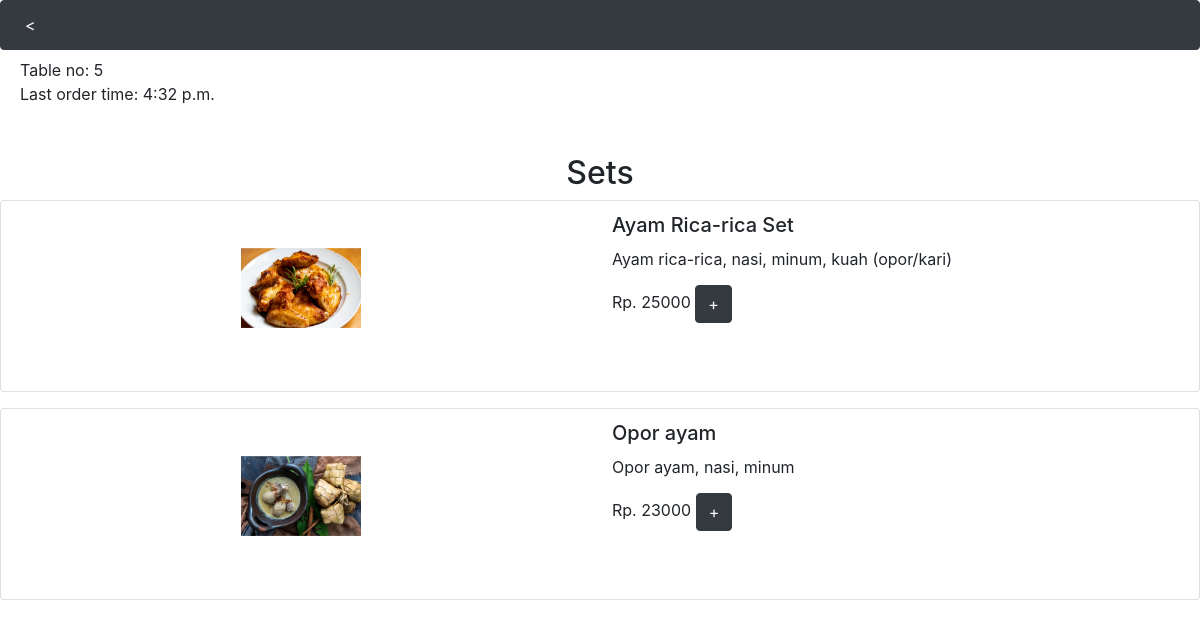
Screenshot of /order/1 (signed in) with the database file from the repository.
### resto/models.py (models this page shows, shortened)
class User(AbstractUser):
    expiry = models.TimeField()
    table_no = models.IntegerField(blank=True, default=1, choices=((i,i) for i in range(1, 11)))

class Category(models.Model):
    title = models.CharField(max_length=200)
    pic = models.ImageField(null=True, blank=True, upload_to="images/")
    def __str__(self):
        return f"{self.title}"

class Item(models.Model):
    title = models.CharField(max_length=200)
    pic = models.ImageField(null=True, blank=True, upload_to="images/")
    description = models.TextField(blank=True)
    price = models.IntegerField(default=0)
    category = models.ForeignKey("Category", on_delete=models.CASCADE, related_name="options", default=1)

### resto/views.py (the view)
# urls.py: path("order/<int:cat_id>", views.extend, name="extend"),
@login_required
def extend(request, cat_id):
    nowtime = time()
    expiry = request.user.expiry
    if nowtime > expiry:
        return render(request, "expired.html")
    return render(request, "menu_ext.html", {
        "title": Category.objects.get(id=cat_id),
        "items": Item.objects.all().filter(category=cat_id),
        "time": request.user.expiry,
        "no": request.user.table_no,
    })

### resto/views.py (called while the page is built)
def time():
    kuala_lumpur = pytz.timezone('Asia/Kuala_Lumpur')
    now = datetime.now()
    now_in_kuala_lumpur = now.astimezone(kuala_lumpur)
    nowtime = now_in_kuala_lumpur.time()
    return nowtime

### resto/templates/menu_ext.html (shortened to what this page needs)
{% extends "layout.html" %}
{% load static %}
{% block body %}
    <div style="padding-left:20px"><div class="adv">Table no: {{ no }}  </div><div>Last order time: {{ time }}</div></div><br><br>
    <h2 style="text-align: center;">{{ title }}</h2>
    {% for item in items %}
        <div class="card mb-3">
            <table class="table table-borderless" style="width:100%">
                <tr>
                    <td style="width:50%; text-align:center; justify-content: center;"><a href="{% url 'extend' item.category.id %}"><img src="{{ item.pic.url }}" width="150"></a></td>
                    <td style="width:50%;">
                        <h5 class="card-title" >{{ item.title }}</h5>
                        <p class="card-text">{{ item.description|safe }}</p>
                        <div class="adv">Rp. {{ item.price }} <span id="{{ item.id }}"></span></div>
                    </td>
                </tr>
            </table>
        </div>
    {% endfor %}
{% endblock %}

### resto/static/styles.css (style rules this page uses)
.adv { display: inline-block; min-width: 167px; width: 40%; }

### rows the page displays
User: expiry "4:32 p.m."
Category: title "Sets"
Item: pic (picture), title "Ayam Rica-rica Set", description "Ayam rica-rica, nasi, minum, kuah (opor/kari)", price "25000"
Item: pic (picture), title "Opor ayam", description "Opor ayam, nasi, minum", price "23000"

### other values shown
{{ no }} "5"
